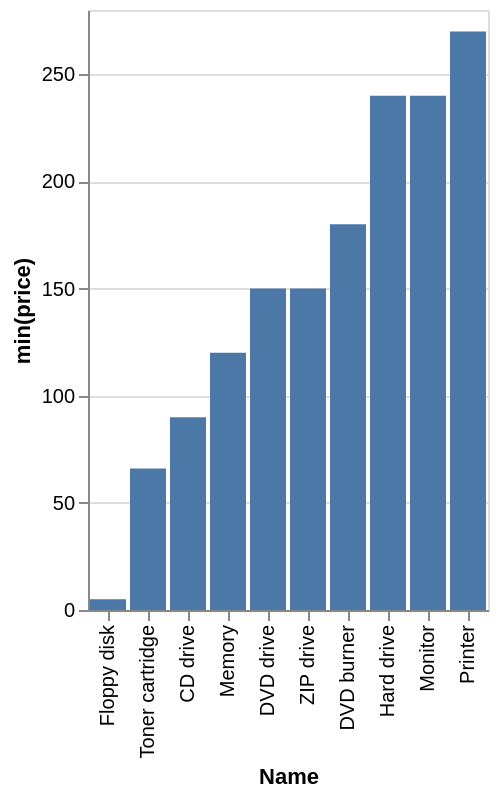

Describe this chart as a Vega-Lite specification.
### Vega-Lite specification from a JSON file in a GitHub repository (floating-point values rounded to 4 significant figures)
{"data": {"values": [{"x_data": "Floppy disk", "y_data": 5}, {"x_data": "Toner cartridge", "y_data": 66}, {"x_data": "CD drive", "y_data": 90}, {"x_data": "Memory", "y_data": 120}, {"x_data": "DVD drive", "y_data": 150}, {"x_data": "ZIP drive", "y_data": 150}, {"x_data": "DVD burner", "y_data": 180}, {"x_data": "Hard drive", "y_data": 240}, {"x_data": "Monitor", "y_data": 240}, {"x_data": "Printer", "y_data": 270}]}, "mark": "bar", "encoding": {"x": {"field": "x_data", "type": "nominal", "title": "Name", "sort": {"op": "sum", "field": "y_data", "order": "ascending"}}, "y": {"field": "y_data", "type": "quantitative", "title": "min(price)"}}}
